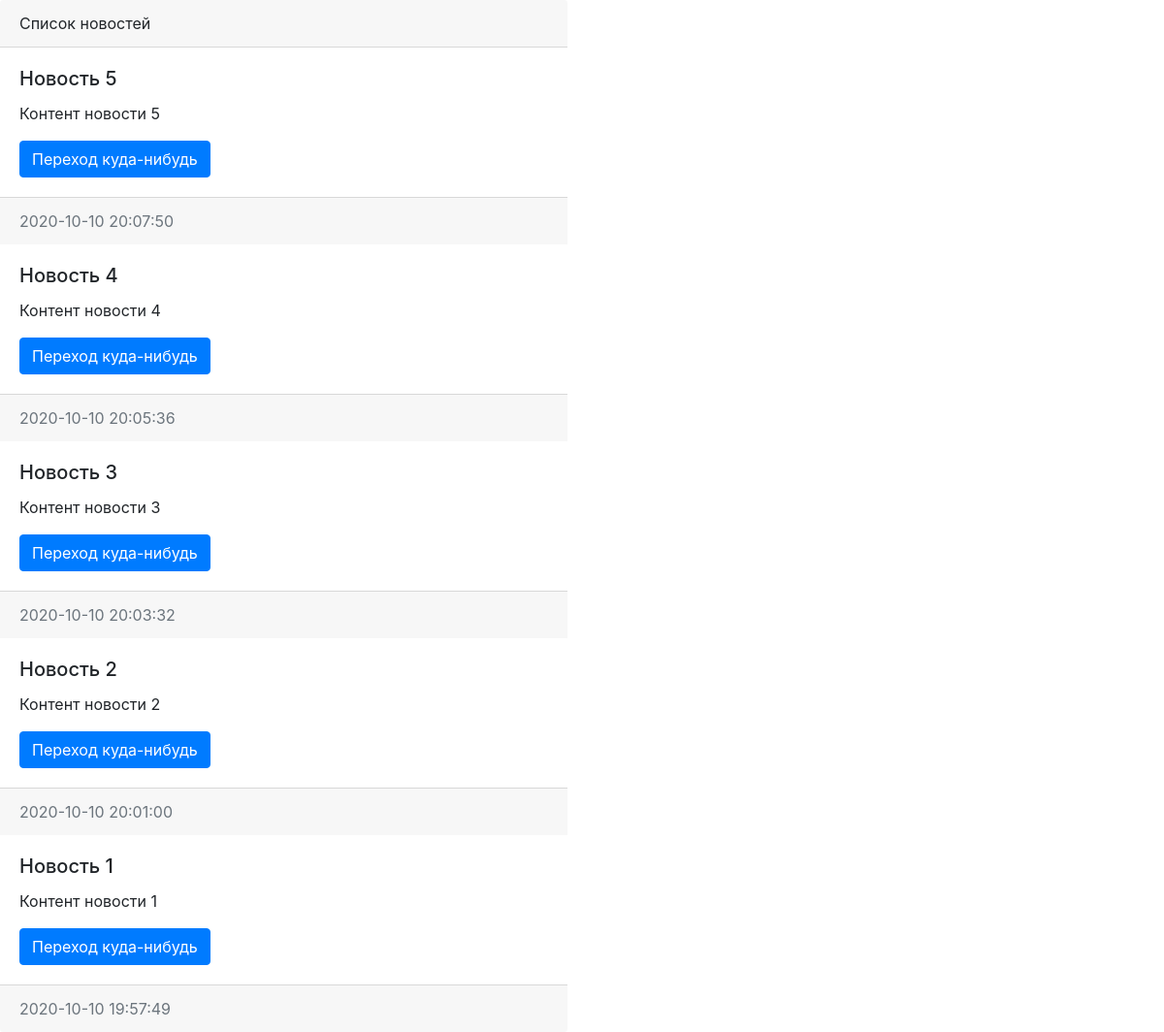
The page / on the database its author committed.
### applications/news/models.py (models this page shows, shortened)
class News(models.Model):
    title = models.CharField(max_length=150, verbose_name='Наименование')
    content = models.TextField(blank=True, verbose_name='Контент')
    created_at = models.DateTimeField(auto_now_add=True, verbose_name='Дата публикации')
    update_at = models.DateTimeField(auto_now=True, verbose_name='Обновлено')
    photo = models.ImageField(upload_to='photos/%Y/%m/%d/', verbose_name='Фото', blank=True)
    is_published = models.BooleanField(default=True, verbose_name='Опубликовано')
    class Meta:
        verbose_name = 'Новость'
        verbose_name_plural = 'Новости'
        ordering = ['-created_at']

### applications/news/views.py (the view)
# urls.py: path("", index),
def index(request):
    news = News.objects.all()
    return render(request, 'news/index.html', {'news': news, 'title': 'Список новостей'})

### applications/news/templates/news/index.html (shortened to what this page needs)
<!DOCTYPE html>
<html lang="en">
<head>
   <link rel="stylesheet" href="https://stackpath.bootstrapcdn.com/bootstrap/4.5.0/css/bootstrap.min.css">
</head>
<body>
<div class="row">
<div class="col-sm-6">
  <div class="card-header">
    {{ title }}
  </div>
   {% for item in news %}
  <div class="card-body">
    <h5 class="card-title">{{ item.title }}</h5>
    <p class="card-text">{{ item.content }}</p>
    <a href="#" class="btn btn-primary">Переход куда-нибудь</a>
  </div>
  <div class="card-footer text-muted">
    {{ item.created_at|date:"Y-m-d H:i:s" }}
  </div>
   {% endfor %}
</div>
</div>
</body>
</html>

### rows shown on the page
News: title "Новоcть 5", content "Контент новости 5", created_at "2020-10-10 20:07:50"
News: title "Новость 4", content "Контент новости 4", created_at "2020-10-10 20:05:36"
News: title "Новость 3", content "Контент новости 3", created_at "2020-10-10 20:03:32"
News: title "Новость 2", content "Контент новости 2", created_at "2020-10-10 20:01:00"
News: title "Новость 1", content "Контент новости 1", created_at "2020-10-10 19:57:49"

### other values the page prints
{{ title }} "Список новостей"
